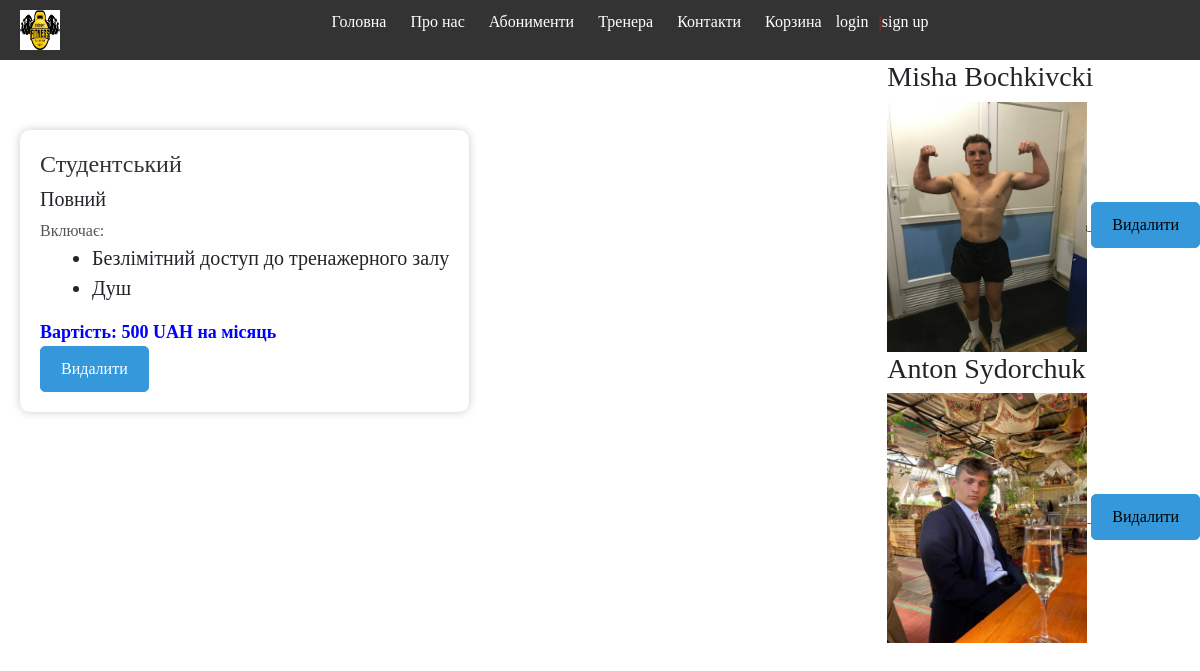
Before: /basket/ with the older database file.
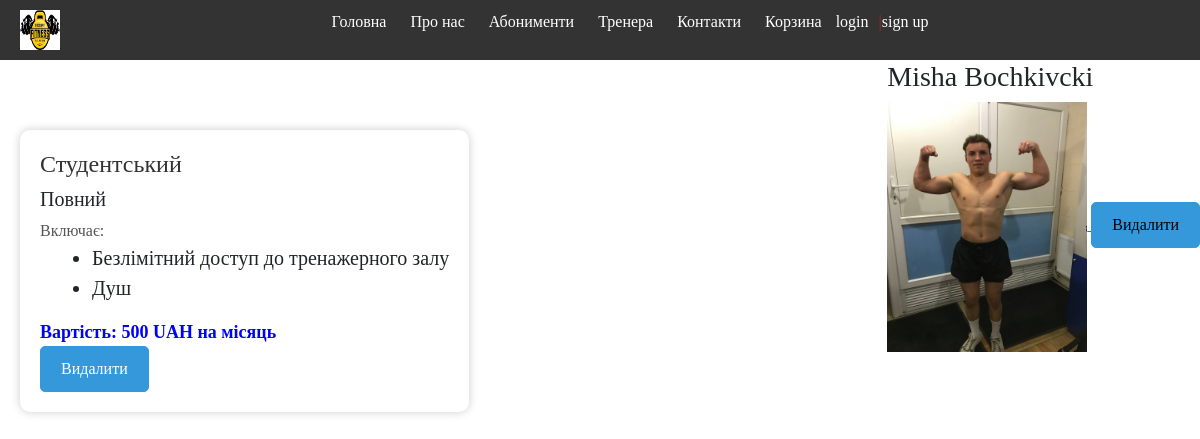
After: the same page with the newer database file.
### store/models.py (models this page shows, shortened)
class BasketTicket(models.Model):
    user = models.ForeignKey(User, on_delete=models.CASCADE)
    ticket = models.ForeignKey(Ticket, on_delete=models.CASCADE)
    quantity = models.PositiveSmallIntegerField(default=0)
    created_timestamp = models.DateTimeField(auto_now_add=True)

class Ticket(models.Model):
    type = models.CharField(max_length=35)
    type_day = models.CharField(max_length=35)
    price = models.CharField(max_length=10)
    class Meta:
        verbose_name = 'Абонемент'
        verbose_name_plural = 'Абонементи'

class BasketCoach(models.Model):
    user = models.ForeignKey(User, on_delete=models.CASCADE)
    coach = models.ForeignKey(Coach, on_delete=models.CASCADE)
    quantity = models.PositiveSmallIntegerField(default=0)
    created_timestamp = models.DateTimeField(auto_now_add=True)

class Coach(models.Model):
    user = models.OneToOneField(User, on_delete=models.CASCADE)
    descriptions = models.TextField()
    image = models.ImageField(upload_to=None)
    price_per_training = models.CharField(max_length=10)
    slug = models.SlugField(unique=True, max_length=50)
    class Meta:
        verbose_name = 'Тренер'
        verbose_name_plural = 'Тренери'

class User(AbstractUser):
    email = models.EmailField(_("email address"), unique=True)
    USERNAME_FIELD = 'email'
    REQUIRED_FIELDS = ['username']

### store/views.py (the view)
# urls.py: path('basket/', BasketView.as_view(), name='basket'),
class BasketView(TemplateView):
    template_name = 'basket/basket.html'
    def get_context_data(self, *, object_list=None, **kwargs):
        context = super().get_context_data(**kwargs)
        context['title'] = 'Корзина'
        context['coach_basket'] = BasketCoach.objects.all()
        context['ticket_basket'] = BasketTicket.objects.all()
        return context

### templates/basket/basket.html
{% extends 'base.html' %}
{% block content %}
    <div class="ticket-basket-container">
        {% for ticket in ticket_basket %}
        <div class="abonement">
            <h1>{{ ticket.ticket.type }}</h1>
            <h5>{{ ticket.ticket.type_day }}</h5>
            <p>Включає:</p>
            <ul>
                <li>Безлімітний доступ до тренажерного залу</li>
                <li>Душ</li>
            </ul>
            <p class="price">Вартість: {{ticket.ticket.price}} UAH на місяць</p>
            <a href="{% url 'basket_remove' ticket.id %}" class="btn-delete-ticket">Видалити</a>
        </div>
    {% endfor %}
    </div>
    <div class="coach-basket-container">
        {% for coach in coach_basket %}
            <h3>{{ coach.coach.user.first_name }} {{ coach.coach.user.last_name }}</h3>
            <a href="#">
                <img class="coach-basket-image" src="{{ coach.coach.image.url }}">
            </a>
            <a href="{% url 'coach_delete' coach.id %}" class="btn-delete-ticket">Видалити</a>
        {% endfor %}
    </div>
{% endblock %}

Changed rows visible on the page:
removed BasketCoach: coach.user.first_name "Anton", coach.user.last_name "Sydorchuk", coach.image (picture)
